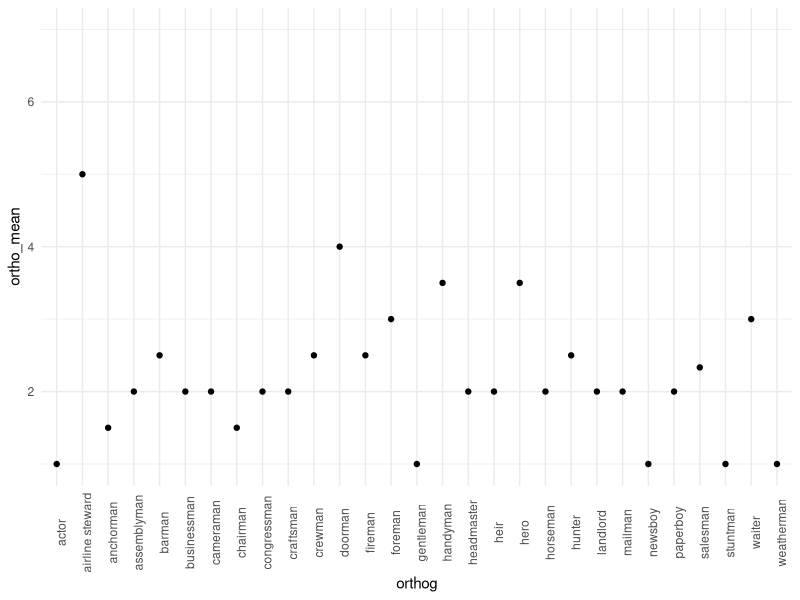
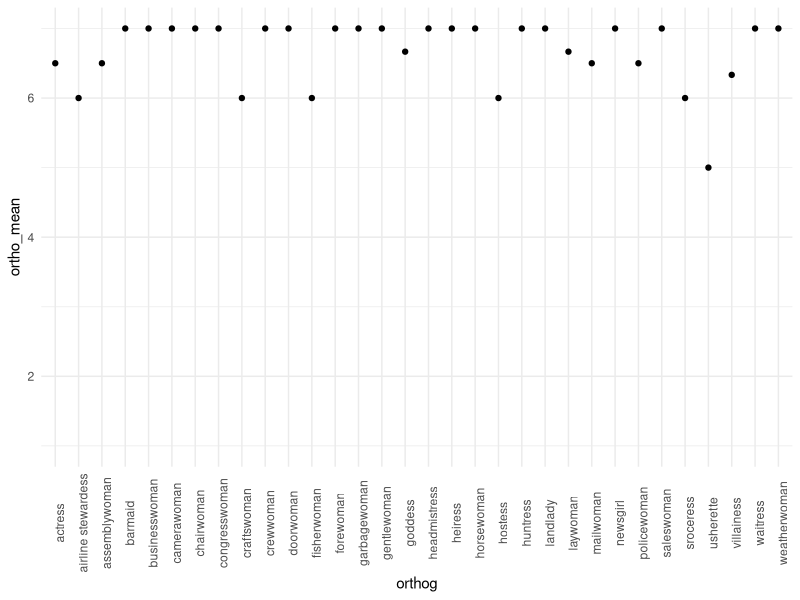
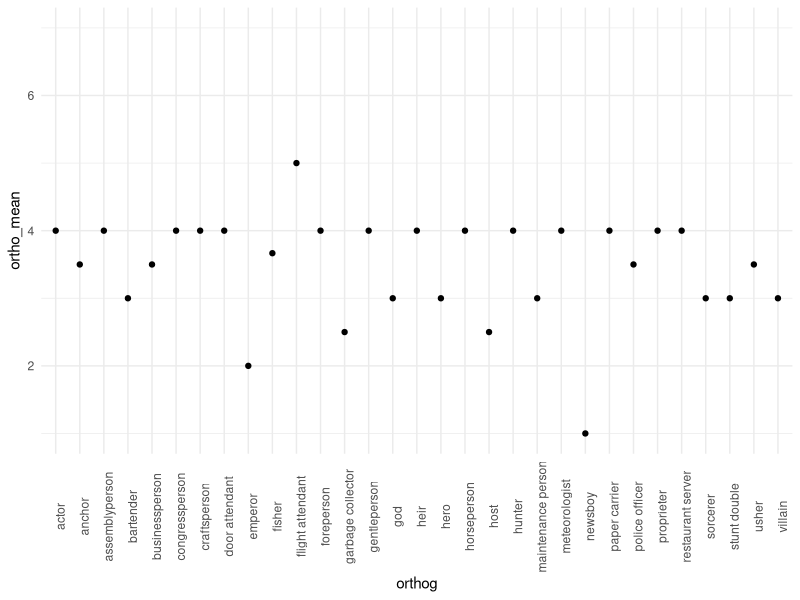
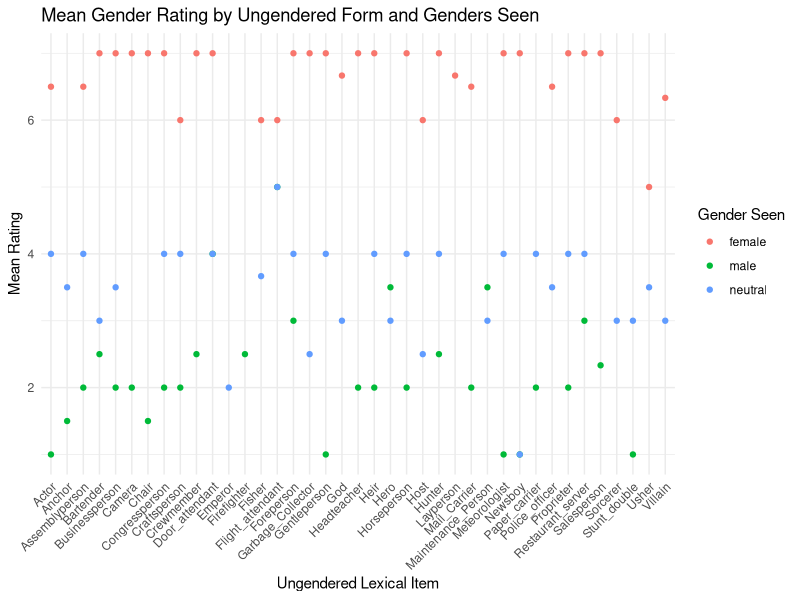

R code for these plots, in order:
## ---- chunk 1
library(ggplot2)
library(dplyr)
## ---- chunk 2
trials <- read.csv("gender_titles_pilot-trials.csv")
## ---- chunk 3
real_trials <- trials %>%
  filter(id!="example1") %>%
  filter(familiarity!="unfamiliar")
## ---- chunk 4
male_trials <- real_trials %>%
  filter(gender=="male")
## ---- chunk 5
male_groupings <- male_trials %>%
  group_by(orthog) %>%
  summarise(ortho_mean = mean(response))
## ---- chunk 6
female_trials <- real_trials %>%
  filter(gender=="female")
## ---- chunk 7
female_groupings <- female_trials %>%
  group_by(orthog) %>%
  summarise(ortho_mean = mean(response))
## ---- chunk 8
neutral_trials <- real_trials %>%
  filter(gender=="neutral")
## ---- chunk 9
neutral_groupings <- neutral_trials %>%
  group_by(orthog) %>%
  summarise(ortho_mean=mean(response))
## ---- chunk 10
ggplot(male_groupings, aes(x=orthog,y=ortho_mean)) + 
  geom_point() + 
  ylim(1,7) + 
  theme_minimal() + 
  theme(axis.text.x = element_text(angle = 90))
## ---- chunk 11
ggplot(female_groupings, aes(x=orthog,y=ortho_mean)) + 
  geom_point() + 
  ylim(1,7) + 
  theme_minimal() + 
  theme(axis.text.x = element_text(angle = 90)) 
## ---- chunk 12
ggplot(neutral_groupings, aes(x=orthog,y=ortho_mean)) + 
  geom_point() + 
  ylim(1,7) + 
  theme_minimal() + 
  theme(axis.text.x = element_text(angle = 90))
## ---- chunk 13
underlying <- real_trials %>%
  group_by(id,gender) %>%
  summarise(indi_mean = mean(response))
## ---- chunk 14
ggplot(underlying, aes(x=id, y=indi_mean, color=gender)) + 
  geom_point() + 
  theme_minimal() + 
  theme(axis.text.x = element_text(angle=45, hjust=1)) + 
  labs(x="Ungendered Lexical Item", y="Mean Rating", color = "Gender Seen", title="Mean Gender Rating by Ungendered Form and Genders Seen")
